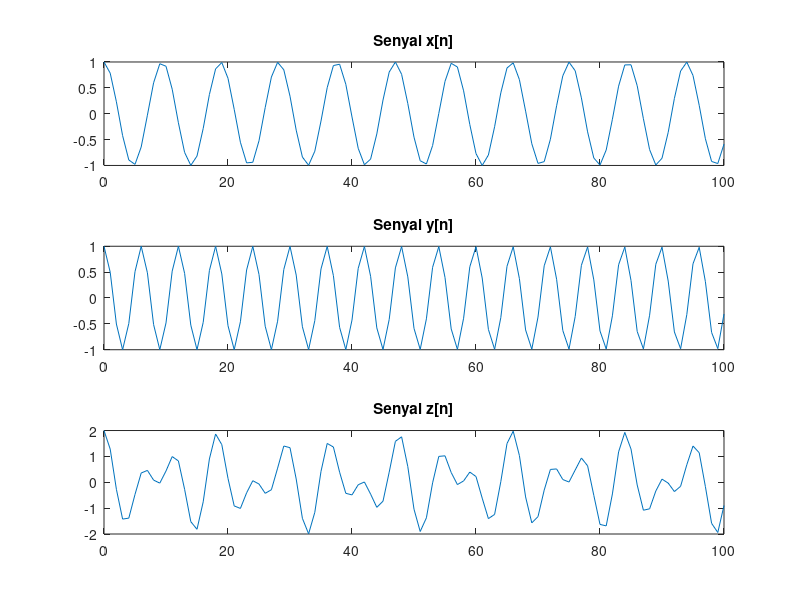

Source code (MATLAB):
% 1. Senyals sinusoidal
f1 = 852;
f2= 1336;
L=100;
fm = 8000;
T = 12.4;
F1= f1/fm;
F2= f2/fm;
n=0:L;
x=cos(2*pi*F1*n);
subplot(311)
plot(n,x);

title('Senyal x[n]');
y=cos(2*pi*F2*n);
subplot(312)
plot(n,y);

title('Senyal y[n]');
z=x+y;
subplot(313)
plot(n,z);
title('Senyal z[n]');
